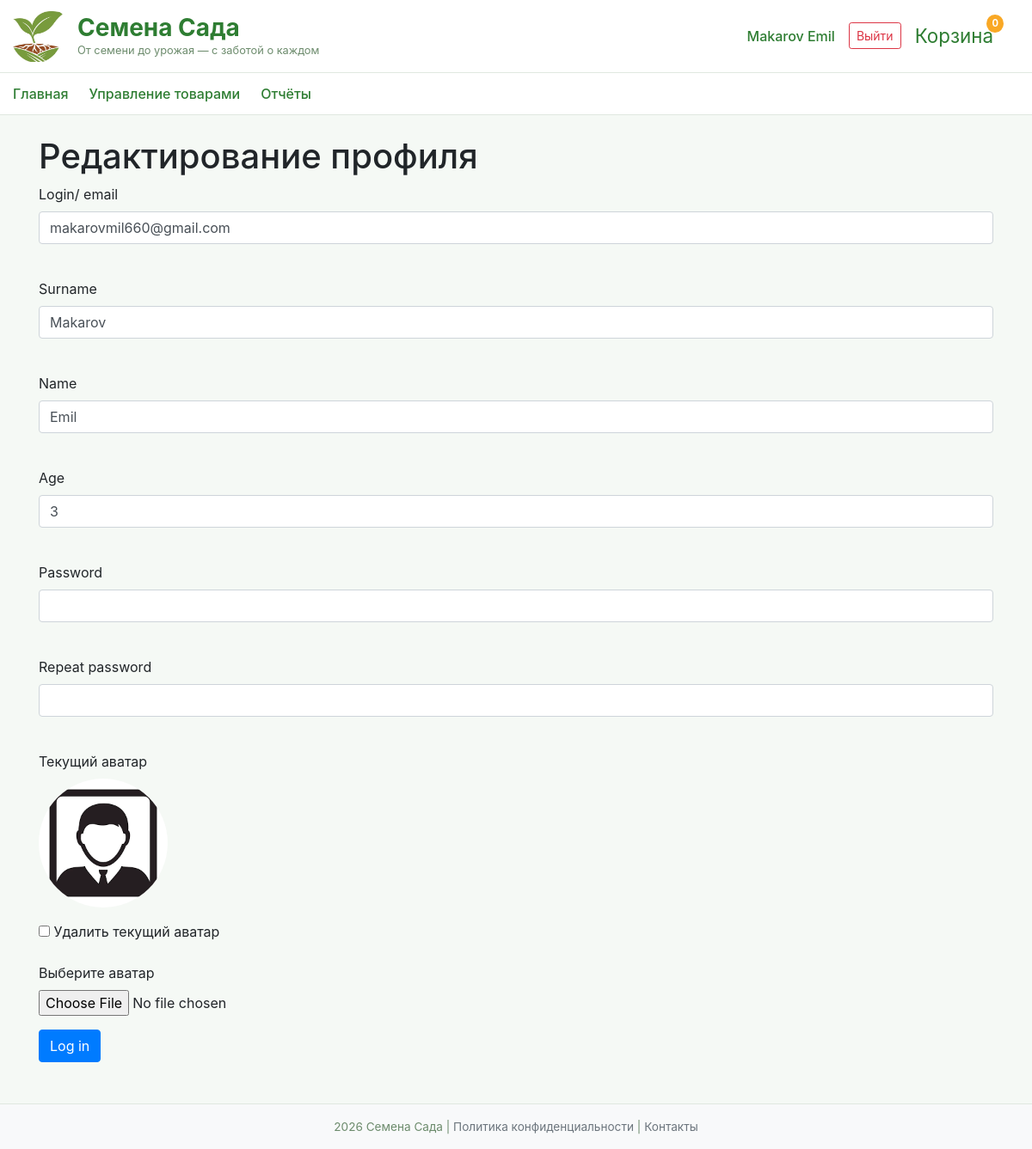
The app's page /edit_profile (signed in) with its own data.
### data/users.py (models this page shows, shortened)
class User(SqlAlchemyBase, UserMixin, SerializerMixin):
    __tablename__ = 'users'
    serialize_only = ('id', 'surname', 'name', 'age', 'email', 'hashed_password', 'image_path',
                      'modified_date', 'is_admin', 'total_orders_count', 'total_spent', 'orders')
    id = sqlalchemy.Column(sqlalchemy.Integer, primary_key=True, autoincrement=True)
    surname = sqlalchemy.Column(sqlalchemy.String)
    name = sqlalchemy.Column(sqlalchemy.String)
    age = sqlalchemy.Column(sqlalchemy.Integer)
    email = sqlalchemy.Column(sqlalchemy.String, unique=True)
    hashed_password = sqlalchemy.Column(sqlalchemy.String)
    image_path = sqlalchemy.Column(sqlalchemy.String)
    modified_date = sqlalchemy.Column(sqlalchemy.DateTime, default=datetime.datetime.now)
    is_admin = sqlalchemy.Column(sqlalchemy.Boolean, default=False)
    total_orders_count = sqlalchemy.Column(sqlalchemy.Integer, default=0)
    total_spent = sqlalchemy.Column(sqlalchemy.Integer, default=0)
    orders = orm.relationship("Order", back_populates='user')

### main.py (the view, shortened to what this page needs)
@app.route('/edit_profile', methods=['GET', 'POST'])
@login_required
def edit_profile():
    form = RegisterForm()
    next_url = request.args.get('next', request.referrer or '/')
    with create_session() as db_sess:
        user = db_sess.get(User, current_user.id)
        if request.method == 'GET':
            form.email.data = user.email
            form.surname.data = user.surname
            form.name.data = user.name
            form.age.data = user.age
        return render_template('user.html', title='Редактирование профиля',
                               form=form, user=user)

### data/forms/registration.py
class RegisterForm(FlaskForm):
    email = EmailField('Login/ email', validators=[DataRequired()])
    password = PasswordField('Password', validators=[DataRequired()])
    password_again = PasswordField('Repeat password', validators=[DataRequired()])
    surname = StringField('Surname', validators=[DataRequired()])
    name = StringField('Name', validators=[DataRequired()])
    age = IntegerField('Age', validators=[DataRequired()])
    submit = SubmitField('Log in')

### data/db_session.py (called while the page is built)
def create_session() -> Session:
    global __factory
    return __factory()

### main.py (called while the page is built)
@login_manager.user_loader
def load_user(user_id):
    db_sess = create_session()
    return db_sess.get(User, user_id)

@app.context_processor
def cart_count():
    cart = session.get('cart', {})
    count = sum(cart.values())
    return dict(cart_count=count)

### templates/user.html (shortened to what this page needs)
{% extends "base.html" %}
{% block content %}
{% if user %}
<h1>Редактирование профиля</h1>
{% else %}
<h1>Регистрация</h1>
{% endif %}
<form action="" method="post" enctype="multipart/form-data">
    <p>
        {{ form.email.label }}<br>
        {{ form.email(class="form-control", type="email") }}<br>
    </p>
    <p>
        {{ form.surname.label }}<br>
        {{ form.surname(class="form-control") }}<br>
    </p>
    <p>
        {{ form.name.label }}<br>
        {{ form.name(class="form-control") }}<br>
    </p>
    <p>
        {{ form.age.label }}<br>
        {{ form.age(class="form-control", min="1", max="120", type="number") }}<br>
    </p>
    <p>
        {{ form.password.label }}<br>
        {{ form.password(class="form-control", type="password") }}<br>
    </p>
    <p>
        {{ form.password_again.label }}<br>
        {{ form.password_again(class="form-control", type="password") }}<br>
    </p>
    {% if user and user.image_path %}
    <div class="form-group">
        <label>Текущий аватар</label><br>
        <img src="/{{ user.image_path }}" alt="Аватар" style="width: 150px; height: 150px; object-fit: cover; border-radius: 50%;">
    </div>
    <div class="form-group">
        <input type="checkbox" name="delete_avatar" id="delete_avatar">
        <label for="delete_avatar">Удалить текущий аватар</label>
    </div>
    {% endif %}
    <p>
        <label for="photo">Выберите аватар</label>
        <input type="file" class="form-control-file" id="photo" name="file">
    </p>
    <p>{{ form.submit(class="btn btn-primary") }}</p>
</form>
{% endblock %}

### templates/base.html (shortened to what this page needs)
<!doctype html>
<html lang="ru">
  <head>
    <link
      rel="stylesheet"
      href="https://stackpath.bootstrapcdn.com/bootstrap/4.4.1/css/bootstrap.min.css"
    />
    <link
      rel="stylesheet"
      href="{{ url_for('static', filename='css/style.css') }}"
    />
  </head>
  <body>
    <div class="navbar-main">
      <div class="container-fluid">
        <div class="row w-100 align-items-center">
          <div class="col-md-6 d-flex align-items-center">
            <img
              src="{{ url_for('static', filename='image/logo/logo.jpg') }}"
              alt="Логотип"
              class="logo-img"
            />
            <div>
              <div class="brand-title">Семена Сада</div>
              <div class="brand-slogan">
                От семени до урожая — с заботой о каждом
              </div>
            </div>
          </div>
          <div class="col-md-6 d-flex justify-content-end align-items-center">
            {% if current_user.is_authenticated %}
            <a href="/user_profile" class="user-name">
              {{ current_user.surname }} {{ current_user.name }}
            </a>
            <a href="/logout" class="btn btn-sm btn-outline-danger">Выйти</a>
            {% else %}
            <a href="/register" class="btn btn-sm btn-outline-green"
              >Регистрация</a
            >
            <a href="/login" class="btn btn-sm btn-success ml-2">Войти</a>
            {% endif %}
            <a href="/cart" class="cart-icon">
              Корзина
              <span class="cart-count">{{ cart_count|default(0) }}</span>
            </a>
          </div>
        </div>
      </div>
    </div>
    <div class="nav-links">
      <div class="container-fluid">
        <div
          class="d-flex justify-content-between align-items-center flex-wrap"
        >
          <div class="d-flex flex-wrap">
            <a href="/" class="nav-link">Главная</a>
            {% if current_user.is_authenticated and current_user.is_admin %}
            <a href="/catalog" class="nav-link">Управление товарами</a>
            {% else %}
            <a href="/catalog" class="nav-link">Каталог</a>
            {% endif %} {% if current_user.is_authenticated and
            current_user.is_admin %}
            <a href="/admin/reports" class="nav-link">Отчёты</a>
            {% endif %}
          </div>
        </div>
      </div>
    </div>
    <main role="main" class="container mt-4">
      {% block content %}{% endblock %}
    </main>
    <footer class="footer">
      <div class="container">
        2026 Семена Сада |
        <a href="#" class="text-muted">Политика конфиденциальности</a> |
        <a href="#" class="text-muted">Контакты</a>
      </div>
    </footer>
  </body>
</html>

### static/css/style.css (style rules this page uses)
body { background-color: #f5f9f5; }
.navbar-main { background-color: white; border-bottom: 1px solid #e0e8e0; padding-top: 0.75rem; padding-bottom: 0.75rem; }
.logo-img { width: 60px; height: 60px; object-fit: cover; border-radius: 12px; margin-right: 15px; }
.brand-title { font-size: 1.75rem; font-weight: 700; color: #2e7d32; margin: 0; line-height: 1.2; }
.brand-slogan { font-size: 0.8rem; color: #6c8b6c; margin: 0; }
.user-name { color: #2e7d32; font-weight: 500; margin-right: 1rem; }
.cart-icon { position: relative; display: inline-block; margin-left: 1rem; font-size: 1.4rem; text-decoration: none; color: #2e7d32; }
.cart-count { position: absolute; top: -8px; right: -12px; background-color: #f9a825; color: white; font-size: 0.7rem; font-weight: bold; border-radius: 50%; padding: 2px 6px; min-width: 18px; text-align: center; }
.nav-links { background-color: #ffffff; border-bottom: 1px solid #e0e8e0; padding: 0.5rem 0; }
.nav-links .nav-link { color: #2e7d32; font-weight: 500; margin-right: 1.5rem; padding: 0.25rem 0; transition: all 0.2s ease; }
.footer { background-color: #f8f9fa; border-top: 1px solid #e0e8e0; margin-top: 3rem; padding-top: 1rem; padding-bottom: 1rem; color: #6c8b6c; font-size: 0.85rem; text-align: center; }

### records on screen
User: surname "Makarov", name "Emil", email "makarovmil660@gmail.com", age "3", image_path (placeholder picture)

### other values on screen
{{ cart_count|default(0) }} "0"
